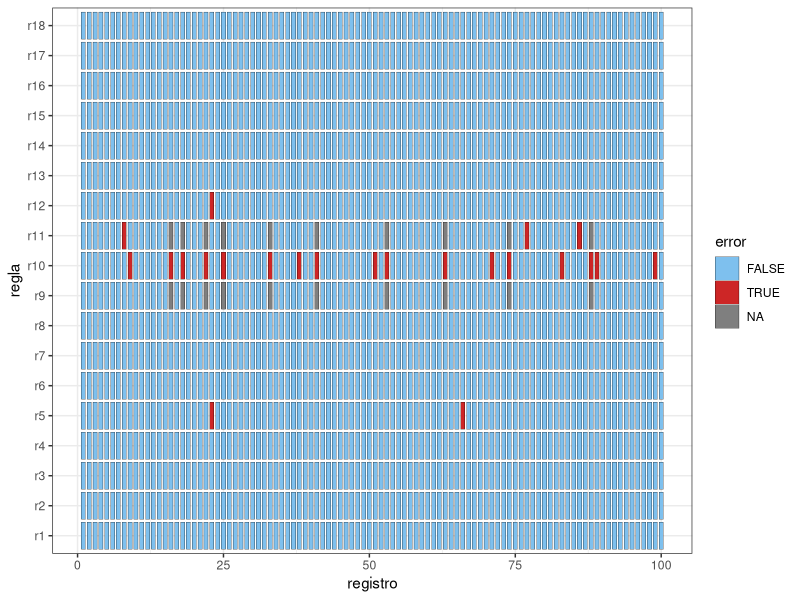
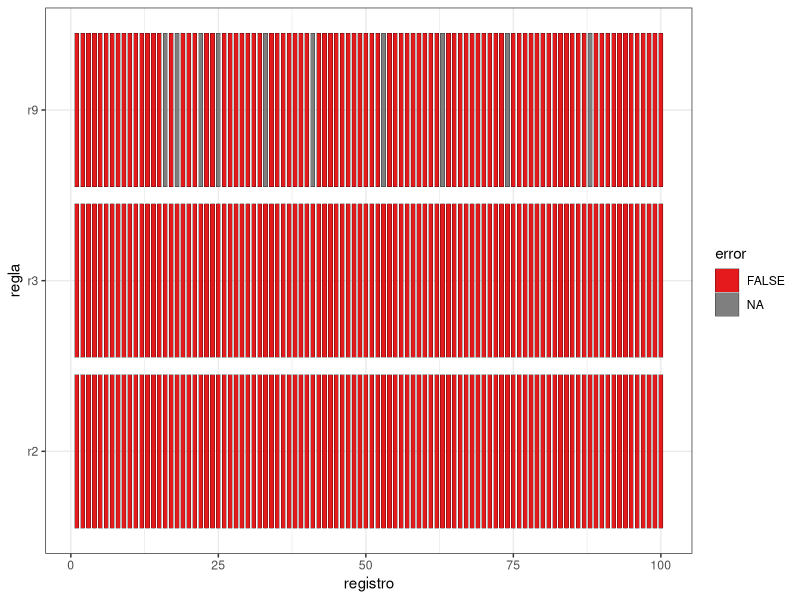

Here is the R script that generated these plots, in order:
library(dplyr)
library(stringr)
library(lubridate)
library(readxl)
datos <- read_xlsx("Archivos/adm.xlsx") |> 
  mutate(id = 1:n())


reglas <-  tribble(
  ~id,  ~desc,                                      ~cond,          
  "r1", "pais fuera de la lista",                   "!(countrycode %in% c(4, 11, 14, 23, 31, 48, 54, 65, 72, 97))",
  "r2", "ID en formato DD/MM/YYYY-AA",              "stringr::str_detect(patientid,pattern = '^[:digit:]{2}/[:digit:]{2}/[:digit:]{4}-[:upper:]{2}$', negate = T) | is.na(dmy(substr(patientid,1,10),quiet = T))",
  "r3", "Fecha de entrevista en formato DD/MM/YYYY","stringr::str_detect(interview,pattern = '^[:digit:]{2}/[:digit:]{2}/[:digit:]{4}$', negate = T) | is.na(dmy(interview,quiet = T))",
  "r4", "Fechas congruentes(edad > 18)",            "as.numeric(dmy(interview,quiet = T) - dmy(substr(patientid,1,10),quiet = T))/365 < 18",
  "r5", "Grupo étnico entre las opciones",          "!(ethnicgroup %in% c(1,2,3,4))",
  "r6", "Elegible SCR dentro de opciones",          "!(scr %in% c(1,2))",
  "r7", "Elegible USSCR dentro de opciones",        "!(usscr %in% c(1,2))",
  "r8", "Consentimiento dentro de opciones",        "!(consent %in% c(1,2))",
  "r9", "Número del sujeto en el formato adecuado", "stringr::str_detect(subjectnumber,pattern = '^[:digit:]{9}$', negate = T)",
  # "r10", "Enrolamiento correcto",                   "scr != 2 | usscr != 2 | consent != 2",
  "r10", "Enrolamiento correcto",                   "((scr == 1 | usscr == 1 | consent == 1) & !is.na(subjectnumber)) | ((scr == 2 & usscr == 2 & consent == 2) & is.na(subjectnumber))" ,
  # "r11", "Número del sujeto correcto",              "substr(subjectnumber, 1, 3) != paste0(0,countrycode) & substr(subjectnumber, 1, 3) != paste0(0, 0, countrycode)",
  "r11", "Número del sujeto correcto",              "as.numeric(substr(subjectnumber, 1, 3)) != countrycode",
  "r12", "Grupo étnico respondido",                 "is.na(ethnicgroup)",
  # "r13", "Número del sujeto completado",            "is.na(subjectnumber)",
  "r13", "Código de país completado",               "is.na(countrycode)",
  "r14", "scr completado",                          "is.na(scr)",
  "r15", "usscr completado",                        "is.na(usscr)",
  "r16", "consent completado",                      "is.na(consent)",
  "r17", "ID pasiente completado",                  "is.na(patientid)",
  "r18", "Fecha de entrevista completada",          "is.na(interview)"
  )




# ==============================================================================
#                                   VALIDACIÓN
# ==============================================================================

# Funcion validador()
# argumentos:
# - datos: conjunto de validacion
# - id : nombre de la columna en (datos) con el identificador
# - cond : nombre de la columna en (datos) con la condicion
# salida: vector nombrado
validador <- function(datos, id, cond){
  reglas <- datos[[cond]]
  names(reglas) <- datos[[id]]
  reglas
}

# Funcion validar()
# argumentos:
# - datos : conjunto de datos a validar
# - id : nombre de la columna en (datos) con el identificador
# - validador: salida de validador()
# salida: tibble con el resultado de la validación
validar <- function(datos, id, validador){
  sapply(
    validador,
    function(x) eval(parse(text = x), datos)
  ) |>
    dplyr::as_tibble() |>
    dplyr::mutate(registro = datos[[id]], .before = 0)
}


validacion <-  validar(datos, "id", validador(reglas, "id", "cond"))




# GRÁFICO por la gran cantidad de datos
# Para poder hacerlo (si es que lo vamos a presentar) tenemos que dividir entre 
# las reglas donde "FALSE" es positivo y donde "FALSE" es negativo (es decir, 
# por un lado las reglas que están bien que nos den FALSE y las que no); de ese 
# modo no se van a presentar confusiones.

# Nico: En todas las reglas el "TRUE" es lo negativo, o sea lo que hay que revisar

# Reglas FALSE POSITIVO: r1, r4, r5, r6, r7, r8, r10, r11, r12, r13, r14
# Reglas FALSE NEGATIVO: r2, r3, r9 (están dudosas pq no entiendo cómo funciona lo que pusiste)

# -REGLAS CASO 1-
# 1ro: se pasa a formato largo
# validacion_largo_1 <-  tidyr::pivot_longer(validacion[1:100,c(1,2, 5, 6, 7, 8, 9, 11, 12, 13, 14, 15)], -registro, names_to = "regla", values_to = "error")
validacion_largo_1 <-  tidyr::pivot_longer(validacion[1:100,], -registro, names_to = "regla", values_to = "error") |> 
  mutate(regla = factor(regla,levels = reglas$id))

# 2do: se grafica
library(ggplot2)
ggplot(validacion_largo_1)+
  aes(x = registro, y = regla, fill = error)+
  geom_tile(width = 0.7, height = .9, color = "black")+
  scale_fill_manual(values = c("skyblue2","firebrick3","gray"))+
  theme(caption = "Gráfico 1: Falso = bueno") +
  theme_bw()


# -REGLAS CASO 2-
# 1ro: se pasa a formato largo
validacion_largo_2 <-  tidyr::pivot_longer(validacion[1:100,c(1,3, 4, 10)], -registro, names_to = "regla", values_to = "error")

# 2do: se grafica
library(ggplot2)
ggplot(validacion_largo_2)+
  aes(x = registro, y = regla, fill = error)+
  geom_tile(width = 0.7, height = .9, color = "black")+
  scale_fill_manual(values = c("#E41A1C", "#377EB8","#999999"))+
  theme(caption = "Gráfico 2: Falso = malo") +
  theme_bw()


# RESULTADOS

# 1) Participantes limpios
# Al igual que el gráfico, hay que contar por un lado aquellos individuos donde
# el TRUE significa error y lo que no (en este último caso sumamos los TRUE y 
# sumamos a individuos limpios)

# -CASO 1-
validacion_largo_1 |>
  filter(error) |>
  distinct(registro) |>
  count()
# Hay 22 individuos con inconsistencias -> hay, en este caso, 978 limpios


# -CASO 2-
validacion_largo_2 |>
  filter(error) |>
  distinct(registro) |>
  count()
# Hay 100 individuos con todo "TRUE" -> hay 100 individuos limpios

# ¿Cómo saber cuáles coinciden con los 978 de arriba? NICO, HELP. 
